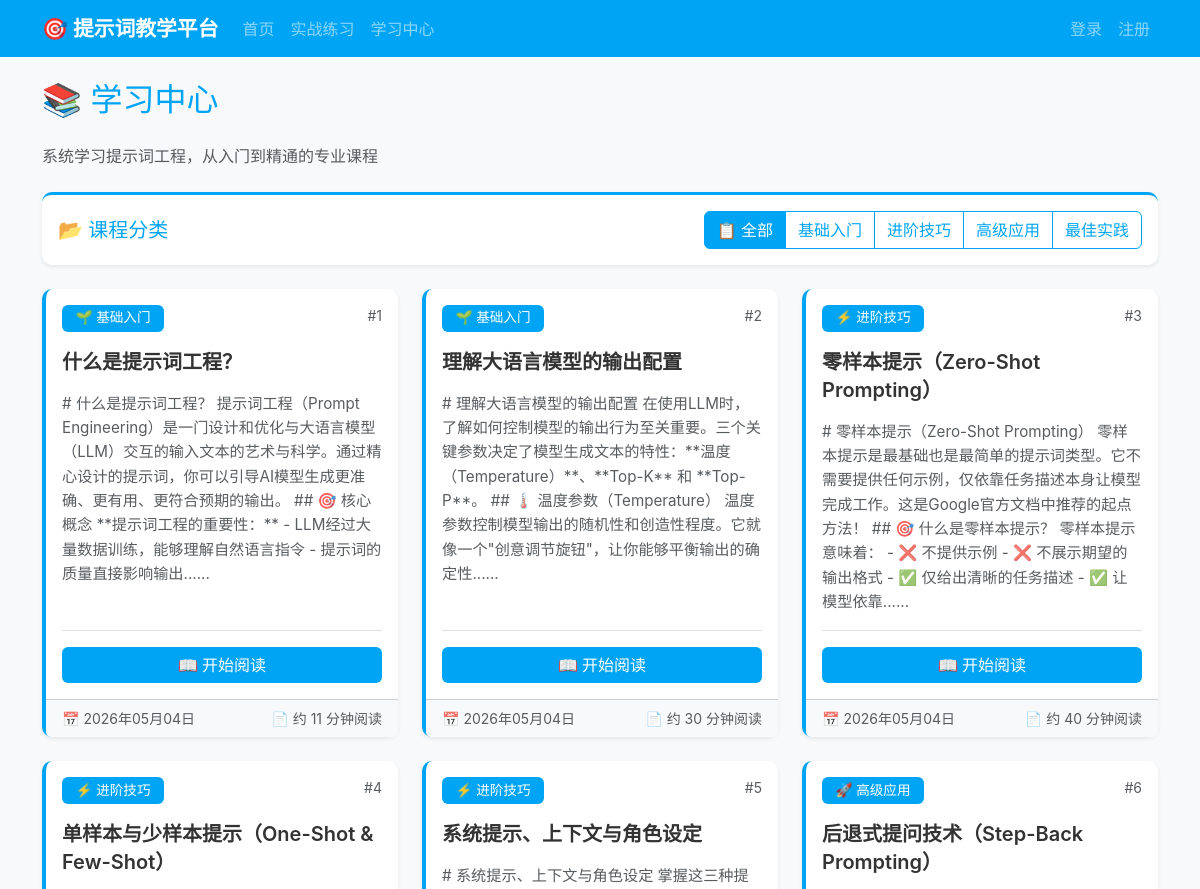
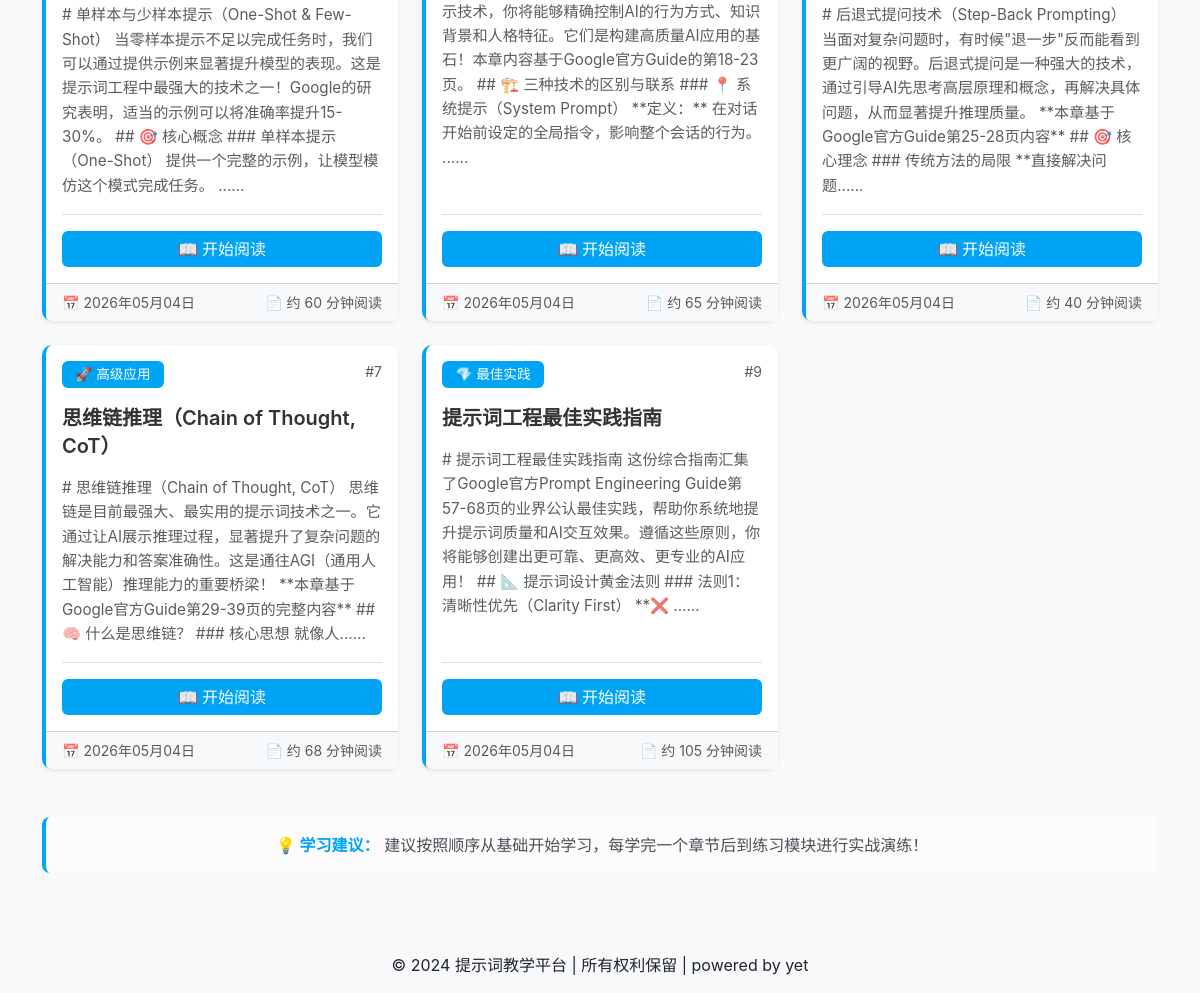
The app's page /learning/ with its own data (2 pictures, top to bottom).
### learning/models.py (models this page shows, shortened)
class LearningMaterial(models.Model):
    CATEGORY_CHOICES = [
        ('basic', '基础入门'),
        ('intermediate', '进阶技巧'),
        ('advanced', '高级应用'),
        ('best_practices', '最佳实践'),
    ]
    title = models.CharField(max_length=200, verbose_name='标题')
    content = models.TextField(verbose_name='内容')
    category = models.CharField(max_length=20, choices=CATEGORY_CHOICES, default='basic', verbose_name='分类')
    order_index = models.IntegerField(default=0, verbose_name='排序')
    created_at = models.DateTimeField(auto_now_add=True, verbose_name='创建时间')
    class Meta:
        ordering = ['order_index', '-created_at']
        verbose_name = '学习资料'
        verbose_name_plural = '学习资料'
    @property
    def reading_time(self):
        minutes = len(self.content) // 100
        return max(1, minutes)  # 至少显示1分钟

### learning/views.py (the view)
# urls.py: path('', views.learning_list, name='list'),
def learning_list(request):
    category = request.GET.get('category', 'all')
    if category != 'all':
        materials = LearningMaterial.objects.filter(category=category)
    else:
        materials = LearningMaterial.objects.all()
    categories = LearningMaterial.CATEGORY_CHOICES
    return render(request, 'learning.html', {
        'materials': materials,
        'categories': categories,
        'selected_category': category
    })

### learning/templatetags/learning_extras.py (called while the page is built)
@register.filter
def category_label(category):
    labels = {
        'basic': '🌱 基础入门',
        'intermediate': '⚡ 进阶技巧',
        'advanced': '🚀 高级应用',
        'best_practices': '💎 最佳实践',
    }
    return labels.get(category, str(category))

### core/templates/learning.html (shortened to what this page needs)
{% extends 'base.html' %}
{% load learning_extras %}
{% block content %}
<div class="row">
    <div class="col-12">
        <h2 class="mb-4" style="color: var(--color-primary);">📚 学习中心</h2>
        <p class="text-muted mb-4">系统学习提示词工程，从入门到精通的专业课程</p>
        <div class="card mb-4 shadow-sm" style="border-top: 3px solid var(--color-primary);">
            <div class="card-body">
                <div class="d-flex justify-content-between align-items-center flex-wrap gap-3">
                    <h5 class="mb-0" style="color: var(--color-primary);">📂 课程分类</h5>
                    <div class="btn-group flex-wrap" role="group">
                        <a href="?category=all"
                           class="btn {% if selected_category == 'all' %}active{% endif %}"
                           style="{% if selected_category == 'all' %}background-color: var(--color-primary); color: white; border-color: var(--color-primary);{% else %}border-color: var(--color-primary); color: var(--color-primary);{% endif %}">
                            📋 全部
                        </a>
                        {% for key, label in categories %}
                        <a href="?category={{ key }}"
                           class="btn {% if selected_category == key %}active{% endif %}"
                           style="{% if selected_category == key %}background-color: var(--color-primary); color: white; border-color: var(--color-primary);{% else %}border-color: var(--color-primary); color: var(--color-primary);{% endif %}">
                            {{ label }}
                        </a>
                        {% endfor %}
                    </div>
                </div>
            </div>
        </div>
        {% if materials %}
        <div class="row">
            {% for material in materials %}
            <div class="col-md-6 col-lg-4 mb-4">
                <div class="card h-100 shadow-sm hover-card" style="border-left: 4px solid var(--color-primary); transition: transform 0.2s;">
                    <div class="card-body d-flex flex-column">
                        <div class="d-flex justify-content-between align-items-start mb-3">
                            <span class="badge" style="background-color: var(--color-primary); color: white; font-size: 0.85em; padding: 0.5em 1em;">
                                {{ material.category|category_label }}
                            </span>
                            <small class="text-muted">#{{ material.order_index }}</small>
                        </div>
                        <h5 class="card-title mb-3" style="color: #333; font-weight: 600; line-height: 1.4;">
                            {{ material.title }}
                        </h5>
                        <p class="card-text text-muted flex-grow-1" style="font-size: 0.95em; line-height: 1.6;">
                            {% if material.content|length > 180 %}
                                {{ material.content|truncatechars:180 }}...
                            {% else %}
                                {{ material.content }}
                            {% endif %}
                        </p>
                        <div class="mt-auto pt-3 border-top">
                            <a href="{% url 'learning:detail' material.id %}"
                               class="btn w-100"
                               style="background-color: var(--color-primary); color: white; border: none; font-weight: 500;">
                                📖 开始阅读
                            </a>
                        </div>
                    </div>
                    <div class="card-footer bg-light text-muted small d-flex justify-content-between align-items-center">
                        <span>📅 {{ material.created_at|date:"Y年m月d日" }}</span>
                        <span>📄 约 {{ material.reading_time }} 分钟阅读</span>
                    </div>
                </div>
            </div>
            {% endfor %}
        </div>
        <div class="alert alert-light mt-4 text-center" style="border-left: 4px solid var(--color-primary);">
            <strong style="color: var(--color-primary);">💡 学习建议：</strong>
            建议按照顺序从基础开始学习，每学完一个章节后到练习模块进行实战演练！
        </div>
        {% endif %}
    </div>
</div>
{% endblock %}

### core/static/css/variables.css (style rules this page uses)
:root { --color-primary: rgb(0, 164, 244); --color-primary-light: #33B8F7; --color-primary-dark: #0089CC; --color-primary-gradient: linear-gradient(135deg, var(--color-primary) 0%, #0096d6 100%); --color-success: #10B981; --color-success-light: #E8F5E9; --color-warning: #F59E0B; --color-warning-light: #FFF3E0; --color-danger: #EF4444; --color-danger-light: #FCE4EC; --color-info: #3B82F6; --color-text-primary: #1a1a1a; --color-text-secondary: #2c3e50; --color-text-tertiary: #495057; --color-text-muted: #6c757d; --color-text-placeholder: #999; --color-bg-white: #ffffff; --color-bg-light: #f8f9fa; --color-bg-soft: #fafbfc; --color-bg-muted: #e9ecef; --color-bg-alt: #f1f3f5; --color-border: #dee2e6; --color-border-light: #e9ecef; --color-border-focus: rgba(13, 110, 253, 0.25); --space-xs: 0.25rem; --space-sm: 0.5rem; --space-md: 1rem; --space-lg: 1.5rem; --space-xl: 2rem; --space-2xl: 2.5rem; --space-3xl: 3rem; --radius-sm: 6px; --radius-md: 8px; --radius-lg: 10px; --radius-xl: 12px; --radius-16: 16px; --radius-20: 20px; --radius-full: 50%; --shadow-sm: 0 1px 2px rgba(0, 0, 0, 0.05); --shadow-md: 0 2px 4px rgba(0, 0, 0, 0.1); --shadow-lg: 0 4px 8px rgba(0, 0, 0, 0.15); --shadow-xl: 0 8px 16px rgba(0, 0, 0, 0.15); --shadow-primary: 0 2px 8px rgba(0, 164, 244, 0.3); --shadow-primary-hover: 0 4px 12px rgba(0, 164, 244, 0.5); --font-family-base: -apple-system, BlinkMacSystemFont, 'Segoe UI', Roboto, 'Helvetica Neue', Arial, sans-serif; --font-family-mono: 'Consolas', 'Monaco', monospace; --font-size-xs: 0.75rem; --font-size-sm: 0.85rem; --font-size-base: 0.95rem; --font-size-md: 1rem; --font-size-lg: 1.05rem; --font-size-xl: 1.1rem; --font-size-2xl: 1.3rem; --font-size-3xl: 1.75rem; --font-size-4xl: 2.2rem; --font-weight-normal: 400; --font-weight-medium: 500; --font-weight-semibold: 600; --font-weight-bold: 700; --font-weight-extrabold: 800; --line-height-tight: 1.25; --line-height-normal: 1.5; --line-height-relaxed: 1.6; --line-height-loose: 1.85; --transition-fast: 0.2s ease; --transition-normal: 0.3s ease; --transition-slow: 0.35s cubic-bezier(0.4, 0, 0.2, 1); --z-dropdown: 100; --z-sticky: 200; --z-fixed: 300; --z-modal-backdrop: 400; --z-modal: 500; --z-popover: 600; --z-tooltip: 700; }

### core/static/css/style.css (style rules this page uses)
body { font-family: -apple-system, BlinkMacSystemFont, 'Segoe UI', Roboto, 'Helvetica Neue', Arial, sans-serif; background-color: #f8f9fa; }
.card { border: none; border-radius: 10px; box-shadow: 0 2px 4px rgba(0,0,0,0.1); }
.alert { border-radius: 8px; border: none; }
.btn { border-radius: 6px; font-weight: 500; }
.badge { font-weight: 500; padding: 0.5em 0.75em; }

### records on screen
LearningMaterial: category|category_label "🌱 基础入门", order_index "1", title "什么是提示词工程？", content "# 什么是提示词工程？ 提示词工程（Prompt Engineering）是一门设计和优化与大语言模型（LLM）交互的输入文本的艺术与科学。通过精心设计的提示词，你可以引导AI模型生成更准确、更有用、更符合预期的输出。 ## 🎯 核心概念 **提示词工程的重要性：** - LLM经过大量数据训练，能够理解自然语言指令 - 提示词的质量直接影响输出...", created_at "2026年05月04日", reading_time "11"
LearningMaterial: category|category_label "🌱 基础入门", order_index "2", title "理解大语言模型的输出配置", content "# 理解大语言模型的输出配置 在使用LLM时，了解如何控制模型的输出行为至关重要。三个关键参数决定了模型生成文本的特性：**温度（Temperature）**、**Top-K** 和 **Top-P**。 ## 🌡️ 温度参数（Temperature） 温度参数控制模型输出的随机性和创造性程度。它就像一个\"创意调节旋钮\"，让你能够平衡输出的确定性...", created_at "2026年05月04日", reading_time "30"
LearningMaterial: category|category_label "⚡ 进阶技巧", order_index "3", title "零样本提示（Zero-Shot Prompting）", content "# 零样本提示（Zero-Shot Prompting） 零样本提示是最基础也是最简单的提示词类型。它不需要提供任何示例，仅依靠任务描述本身让模型完成工作。这是Google官方文档中推荐的起点方法！ ## 🎯 什么是零样本提示？ 零样本提示意味着： - ❌ 不提供示例 - ❌ 不展示期望的输出格式 - ✅ 仅给出清晰的任务描述 - ✅ 让模型依靠...", created_at "2026年05月04日", reading_time "40"
LearningMaterial: category|category_label "⚡ 进阶技巧", order_index "4", title "单样本与少样本提示（One-Shot & Few-Shot）", content "# 单样本与少样本提示（One-Shot & Few-Shot） 当零样本提示不足以完成任务时，我们可以通过提供示例来显著提升模型的表现。这是提示词工程中最强大的技术之一！Google的研究表明，适当的示例可以将准确率提升15-30%。 ## 🎯 核心概念 ### 单样本提示（One-Shot） 提供一个完整的示例，让模型模仿这个模式完成任务。 ...", created_at "2026年05月04日", reading_time "60"
LearningMaterial: category|category_label "⚡ 进阶技巧", order_index "5", title "系统提示、上下文与角色设定", content "# 系统提示、上下文与角色设定 掌握这三种提示技术，你将能够精确控制AI的行为方式、知识背景和人格特征。它们是构建高质量AI应用的基石！本章内容基于Google官方Guide的第18-23页。 ## 🏗️ 三种技术的区别与联系 ### 📍 系统提示（System Prompt） **定义：** 在对话开始前设定的全局指令，影响整个会话的行为。 ...", created_at "2026年05月04日", reading_time "65"
LearningMaterial: category|category_label "🚀 高级应用", order_index "6", title "后退式提问技术（Step-Back Prompting）", content "# 后退式提问技术（Step-Back Prompting） 当面对复杂问题时，有时候\"退一步\"反而能看到更广阔的视野。后退式提问是一种强大的技术，通过引导AI先思考高层原理和概念，再解决具体问题，从而显著提升推理质量。 **本章基于Google官方Guide第25-28页内容** ## 🎯 核心理念 ### 传统方法的局限 **直接解决问题...", created_at "2026年05月04日", reading_time "40"
LearningMaterial: category|category_label "🚀 高级应用", order_index "7", title "思维链推理（Chain of Thought, CoT）", content "# 思维链推理（Chain of Thought, CoT） 思维链是目前最强大、最实用的提示词技术之一。它通过让AI展示推理过程，显著提升了复杂问题的解决能力和答案准确性。这是通往AGI（通用人工智能）推理能力的重要桥梁！ **本章基于Google官方Guide第29-39页的完整内容** ## 🧠 什么是思维链？ ### 核心思想 就像人...", created_at "2026年05月04日", reading_time "68"
LearningMaterial: category|category_label "💎 最佳实践", order_index "9", title "提示词工程最佳实践指南", content "# 提示词工程最佳实践指南 这份综合指南汇集了Google官方Prompt Engineering Guide第57-68页的业界公认最佳实践，帮助你系统地提升提示词质量和AI交互效果。遵循这些原则，你将能够创建出更可靠、更高效、更专业的AI应用！ ## 📐 提示词设计黄金法则 ### 法则1：清晰性优先（Clarity First） **❌ ...", created_at "2026年05月04日", reading_time "105"

### other values on screen
{{ label }} "基础入门" "进阶技巧" "高级应用" "最佳实践"
